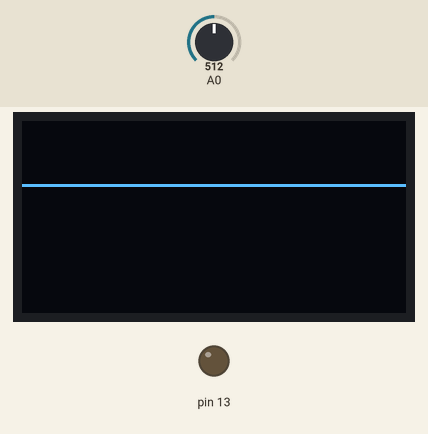
Simulated run of this sketch. Board: Arduino Uno, built with avr-gcc and run on an emulated ATmega328P. On the bench: 128×64 one-colour display, output pins drawn as LEDs (lit = HIGH). The test bench sets the inputs (shaded band); at power-on: A0 = 512. The OLED is the two-colour kind (top 16 rows yellow); the display library's start-up logo is not drawn; what the sketch prints to the serial monitor is not drawn.

Above: at 2.2 s.
2.3 s: A0 set to 716
At 4.1 s:
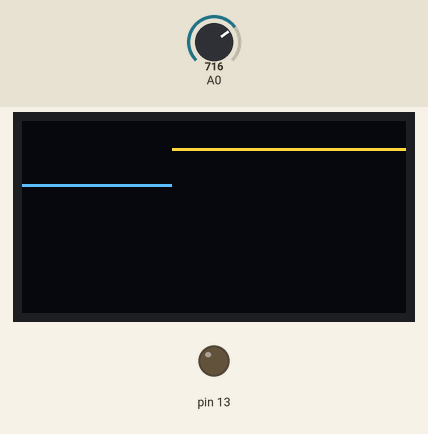
5.3 s: A0 set to 900
At 6.6 s:
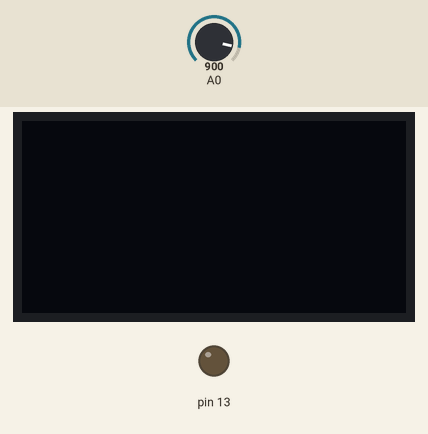
6.9 s: A0 set to 511
At 7.6 s:
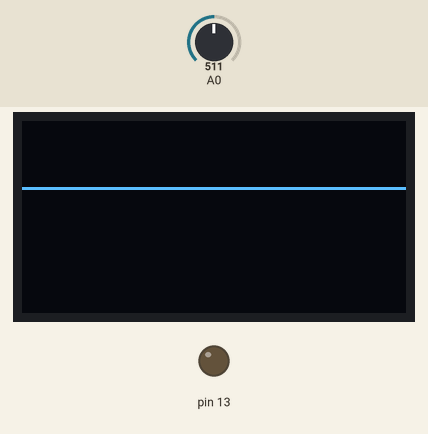
Timing chart, 0 to 9.9 s (numbered marks = the images above; inputs shaded):
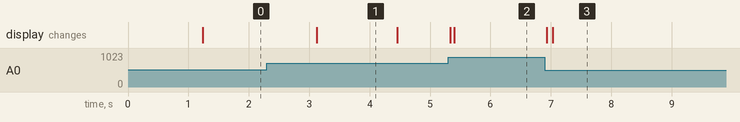

The sketch:

lcd_scope_4.ino
```cpp
float PERSISTENCE_TIME=0.05;  //0.02;  // setting persistence to 2 seconds
int Y_OFFSET=10;

int TRIGGER_LEVEL = 25;  // this is going by pixel, for now.  will be V+ in the future
//char* TRIGGER_MODE = "rising"; // the other options are falling and auto
char* TRIGGER_MODE = "auto"; // the other options are falling and rising
boolean DISPLAY_TRIGGERS=false;

int averaging_cycles=2;  // how many cycles to calculate averages, min, and max from.  effects auto trigger, for now


#include <Adafruit_GFX.h>
#include <Adafruit_SSD1306.h>
#include <Wire.h>

#define SCREEN_WIDTH 128 // OLED display width, in pixels
#define SCREEN_HEIGHT 64 // OLED display height, in pixels
#define OLED_RESET     -1 // Reset pin # (or -1 if sharing Arduino reset pin)
#define SCREEN_ADDRESS 0x3C ///< See datasheet for Address; 0x3D for 128x64, 0x3C for 128x32

/*
  the actual next step with this code, other than cleaning it the fuck up,
  is to extend the buffer.  right now, i'm varying the sample rate.
  what i need to be doing is sampling at a fixed rate and varying the
  scale of the x-axis


*/

int NumPixels=SCREEN_WIDTH*SCREEN_HEIGHT;  // not used

//  uint8_t  =  1 byte unsigned integer
uint8_t* pixels[SCREEN_WIDTH][SCREEN_HEIGHT];  //not used

//  Teensy 4.1 has 1MB very fast ram

int val=0;  //analog pin value.  updates in the loop()

//float PERSISTENCE_TIME=0.02;  // setting persistence to 2 seconds

// 1000 micros = 1 milli
// 1000 millis = 1 s

int SAMPLE_RATE=1.0/100;  //micros()
int SAMPLE_FREQUENCY=10000;  //hz  ->  1.0/SAMPLE_RATE;
int LOOP_TIME = 26.5;


uint8_t buff[256];
//uint8_t* last_buffer[128] = &buff;
//uint8_t* new_buffer[128] = &buff+128;


int cycle=0;
int persist_cycles = (int)(PERSISTENCE_TIME*1000)/LOOP_TIME;


Adafruit_SSD1306 display(SCREEN_WIDTH, SCREEN_HEIGHT, &Wire, OLED_RESET);


/*
Working Teensy 3.2 example code.  for the i2c lcd displays i got on amazon
pins:
  GND teensy -> GND lcd
  5v teensy -> VCC lcd
  19 teensy -> SCL lcd
  18 teensy -> SCA lcd
 */

void setup() {
  Wire.setClock(400000);

  if(TRIGGER_MODE=="auto"){
    TRIGGER_LEVEL=128;
  }
  Serial.begin(115200);
  pinMode(A0, INPUT);
  pinMode(13, OUTPUT);
  if(!display.begin(SSD1306_SWITCHCAPVCC, SCREEN_ADDRESS)) {
    for(;;);
  }
  display.display();
  delay(1000); // Pause for 2 seconds
  display.clearDisplay();

//Serial.println(SSD1306_WHITE);
//Serial.println(SSD1306_BLACK);

}

void writePixel(int16_t x, int16_t y){
  display.drawPixel(x, y, SSD1306_WHITE);
}

int getSampleRate(int Frequency){  // Frequency in Hz, SampleRate in Milliseconds
  return((int) (1000*Frequency));
}

int getFrequency(int SampleRate){  // Frequency in Hz, SampleRate in Milliseconds
  return((int) (SampleRate/1000));
}


void sample(uint8_t* buff){
  SAMPLE_RATE = getSampleRate(SAMPLE_FREQUENCY);
  Serial.print("Delay Between Samples: ");
  Serial.println(SAMPLE_RATE);

  // shift
  /*
  for(int x=256;x>128; x=x-1){
    buff[x-128]=buff[x];
   Serial.println(buff[x-128]);
    Serial.println(buff[x]);

  }
*/

  for(int x=0; x<256; x=x+1){
    buff[x] = 64 - (analogRead(A0) * 0.06256109481915934);  // scaled and all that
    Serial.println(buff[x]);
    delayMicroseconds(SAMPLE_RATE);
  }

}

int rate = 1000;
int distance = 0;
int old_trigger_hits[16];
int old_trigger_hit_index=0;
int avg=0;
int avg_count=0;
int max_read=0;
int min_read=0;


void loop(){
  if(avg_count>averaging_cycles){
    avg=0;
    max_read=0;
    min_read=128;
    avg_count=0;
  }

  //at the end of averaging_cycles number of reads, adjust auto trigger if auto mode is on
  Serial.print("TRIGGER_LEVEL:   " );
  Serial.println(TRIGGER_LEVEL);
  Serial.print("max voltage:   " );
  Serial.println(max_read);
  Serial.print("min voltage:   " );
  Serial.println(min_read);

  if(TRIGGER_MODE=="auto"){
    if(avg_count==averaging_cycles){
      TRIGGER_LEVEL=(int)(min_read + max_read)/2;
      Serial.print("trigger level:   " );
      Serial.println(TRIGGER_LEVEL);
    }
  }

  //display.clearDisplay();
  //Serial.print("sample rate for 100hz:   ");
  //Serial.println(getSampleRate(100));
  //Serial.print("frequency Hz for sample rate of 100 microseconds:  ");
  //Serial.println(getFrequency(100));

  //one full loop takes 26.5 ms
  // cycles to persist = ( persistence time (seconds) X 1000)/26.5
  if(PERSISTENCE_TIME==-1){
    display.clearDisplay();
  }
  else{
    if(cycle>=persist_cycles){
      display.clearDisplay();
      cycle=0;
    }
  }
  //sample(buff);

  int trigger_hit_index = 0;
  int trigger_hits[16];  // assuming we wont exceed 16 hits per read cycle

  for(int x=0; x<16; x=x+1){
    trigger_hits[x]=-1;  // -1 is invalid
  }

  bool triggered = false;

  for(int x=0; x<128; x=x+1){
    //buff[x+128]=buff[x]; // copy data further into the buffer

    buff[x] = 64 - (analogRead(A0) * 0.06256109481915934) + (-1 * Y_OFFSET) ;  // scaled and all that

    // clamp to outputtable range
    if(buff[x]>SCREEN_HEIGHT){
      buff[x]=SCREEN_HEIGHT;
    }
    else if(buff[x]<0){
      buff[x]=0;
    }

    // should start averaging these to deal with spikes
    if(buff[x]>=max_read){
      max_read=buff[x];
    }
    // !=0 is important, it makes sure it's an actual signal
    if(buff[x]<=min_read && buff[x]>0){
      min_read=buff[x];
    }


    //catch triggers
    if( (buff[x-1] < TRIGGER_LEVEL) && (buff[x]>=TRIGGER_LEVEL) && (trigger_hit_index<16)){
      triggered=true;
      trigger_hits[trigger_hit_index] = x;

      if(trigger_hit_index>0){  // changed from 1

        if(trigger_hits[trigger_hit_index]<old_trigger_hits[trigger_hit_index]){
          distance=abs(old_trigger_hits[trigger_hit_index] - trigger_hits[trigger_hit_index]);
          //int adjust = (int)rate*(distance/2);
        }else{
          distance = abs(distance=trigger_hits[trigger_hit_index] - trigger_hits[trigger_hit_index-1]);
        }

        //int adjust = (int)rate*distance;
        int adjust = (int)rate*(distance/2);

        //Serial.print("adjust:  ");
        //Serial.println(adjust);
        //delayMicroseconds(adjust);
      }


      trigger_hit_index = trigger_hit_index+1;
    }

    delayMicroseconds(rate);

    //delayMicroseconds(SAMPLE_RATE);

    if(triggered==true || TRIGGER_MODE=="auto"){
      writePixel(x, buff[x]);
    }
    //basically, don't start until trigger happens.
    //  ensures that a trigger is always in the middle

//    if( triggered==false && x==0 && TRIGGER_MODE!="auto"){
//      x=x-1;
//    }

    if( triggered==false && x==0){
      if(TRIGGER_MODE=="auto"){
        if(max_read==0 && min_read==128){
          x=x-1;
        }
      }else{
        x=x-1;
      }

    }


  }
  //int num_triggers = trigger_hit_index;
  // draw lines where triggers occurred

int freq = 0;
int new_rate = 0;

if(trigger_hit_index>5){
  rate=rate-(rate/4);

}
//if(trigger_hit_index>3 && old_trigger_hit_index==3){
//  //donothing....  sloppy
//}else if(trigger_hit_index>3){
//  rate=rate-2;
//}

if(trigger_hit_index>3){
  if(old_trigger_hit_index!=3){
    rate=rate-2;
  }
}

if(trigger_hit_index==1){
  rate=rate+10;
}

// make trigger mode auto
if(trigger_hit_index==0){
  rate=(rate+1)*4;


}


if(trigger_hit_index<3){
  if(old_trigger_hit_index!=3){
    rate=rate+2;
  }

}


if(rate<=0){
  rate=1;
}
if(rate>10000){
  rate=10000;
}

//Serial.println(rate);

  for(int x=0; x<trigger_hit_index; x=x+1){

    if(x>0){
      distance = trigger_hits[x]-trigger_hits[x-1];
    }
    if(DISPLAY_TRIGGERS==true){
      display.drawFastVLine(trigger_hits[x], 0, 64, (SSD1306_WHITE+100));
    }
  }

  // saving the old trigger hits into

  for(int x=0; x<trigger_hit_index; x=x+1){
//    Serial.print(old_trigger_hits[x]);
//    Serial.print("   ->   ");
//    Serial.print(trigger_hits[x]);
//    Serial.println("");
    old_trigger_hits[x] = trigger_hits[x];
  }

  old_trigger_hit_index = trigger_hit_index;

  display.display();
  cycle=cycle+1;
  avg_count=avg_count+1;
  //old_trigger_hits;

}
```

Measured:
- after the input at 2.3 s, the display: changes after 0.83 s (image 1)
- after the input at 5.3 s, the display: first changes at once (image 2 shows a later state)
- after the input at 6.9 s, the display: first changes at once (image 3 shows a later state)
- what the display in image 1 shows lasts 1.4 s, from 3.1 s to 4.5 s
